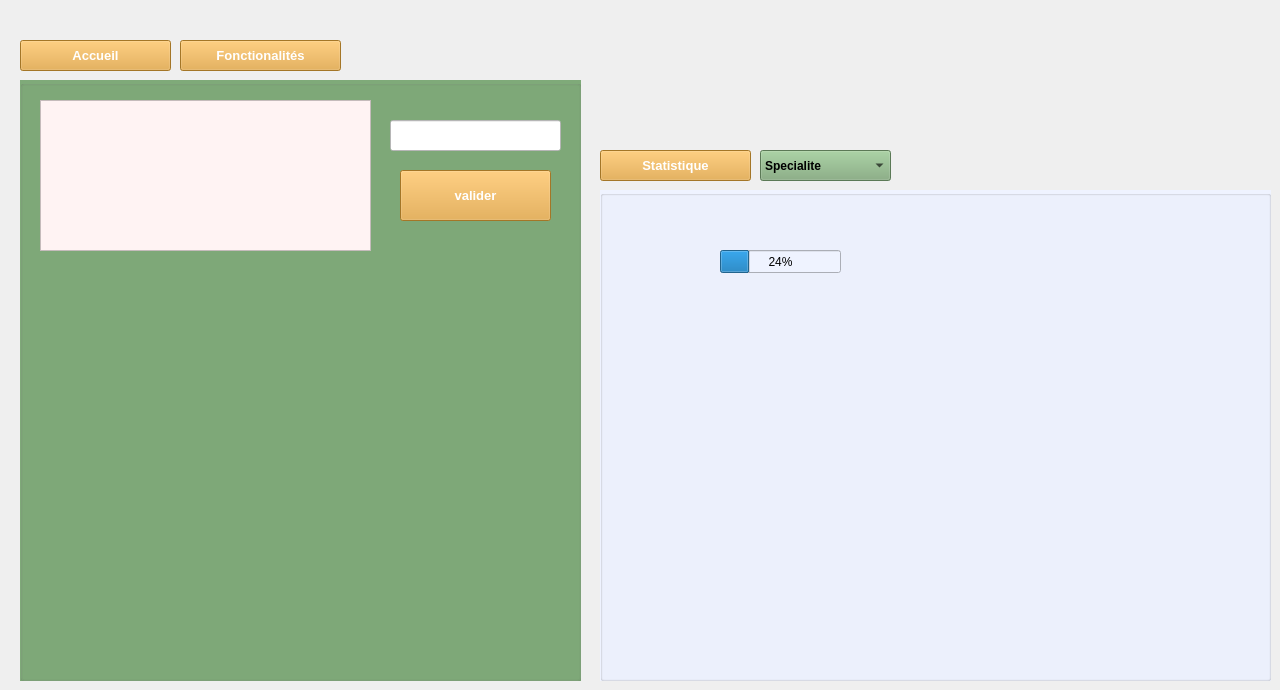
    <widget class="QWidget" name="fonctionalite">
     <widget class="QPushButton" name="statistique_btn">
      <property name="geometry">
       <rect>
        <x>600</x>
        <y>150</y>
        <width>151</width>
        <height>31</height>
       </rect>
      </property>
      <property name="font">
       <font>
        <pointsize>10</pointsize>
        <bold>true</bold>
       </font>
      </property>
      <property name="styleSheet">
       <string notr="true">QPushButton {
    background-color: #E6A537;
	color: rgb(255, 255, 255);
}

QPushButton:hover {
    background-color: rgb(127, 170, 121);
	color:  #E6A537;
	border-color: rgb(255, 170, 0);
}</string>
      </property>
      <property name="text">
       <string>Statistique</string>
      </property>
     </widget>
     <widget class="QPushButton" name="fonctionalite_btn_2">
      <property name="geometry">
       <rect>
        <x>180</x>
        <y>40</y>
        <width>161</width>
        <height>31</height>
       </rect>
      </property>
      <property name="font">
       <font>
        <pointsize>10</pointsize>
        <bold>true</bold>
       </font>
      </property>
      <property name="styleSheet">
       <string notr="true">QPushButton {
    background-color: #E6A537;
	color: rgb(255, 255, 255);
}

QPushButton:hover {
    background-color: rgb(127, 170, 121);
	color:  #E6A537;
	border-color: rgb(255, 170, 0);
}</string>
      </property>
      <property name="text">
       <string>Fonctionalités</string>
      </property>
     </widget>
     <widget class="QPushButton" name="pushButton_32">
      <property name="geometry">
       <rect>
        <x>20</x>
        <y>40</y>
        <width>151</width>
        <height>31</height>
       </rect>
      </property>
      <property name="font">
       <font>
        <pointsize>10</pointsize>
        <bold>true</bold>
       </font>
      </property>
      <property name="styleSheet">
       <string notr="true">QPushButton {
    background-color: #E6A537;
	color: rgb(255, 255, 255);
}

QPushButton:hover {
    background-color: rgb(127, 170, 121);
	color:  #E6A537;
	border-color: rgb(255, 170, 0);
}</string>
      </property>
      <property name="text">
       <string>Accueil</string>
      </property>
     </widget>
     <widget class="QComboBox" name="comboBox_stat_formateur">
      <property name="geometry">
       <rect>
        <x>760</x>
        <y>150</y>
        <width>131</width>
        <height>31</height>
       </rect>
      </property>
      <property name="font">
       <font>
        <bold>true</bold>
       </font>
      </property>
      <property name="styleSheet">
       <string notr="true">background-color: rgb(127, 170, 121);</string>
      </property>
      <item>
       <property name="text">
        <string>Specialite</string>
       </property>
      </item>
     </widget>
     <widget class="QGroupBox" name="groupBox_10">
      <property name="geometry">
       <rect>
        <x>20</x>
        <y>80</y>
        <width>561</width>
        <height>601</height>
       </rect>
      </property>
      <property name="minimumSize">
       <size>
        <width>210</width>
        <height>327</height>
       </size>
      </property>
      <property name="font">
       <font>
        <pointsize>11</pointsize>
        <bold>true</bold>
       </font>
      </property>
      <property name="styleSheet">
       <string notr="true">background-color: rgb(127, 170, 121);</string>
      </property>
      <property name="title">
       <string/>
      </property>
      <widget class="QTextEdit" name="textEdit_message_sms">
       <property name="geometry">
        <rect>
         <x>20</x>
         <y>20</y>
         <width>331</width>
         <height>151</height>
        </rect>
       </property>
       <property name="styleSheet">
        <string notr="true">background-color: rgb(255, 243, 243);</string>
       </property>
       <property name="html">
        <string>&lt;!DOCTYPE HTML PUBLIC &quot;-//W3C//DTD HTML 4.0//EN&quot; &quot;http://www.w3.org/TR/REC-html40/strict.dtd&quot;&gt;
&lt;html&gt;&lt;head&gt;&lt;meta name=&quot;qrichtext&quot; content=&quot;1&quot; /&gt;&lt;meta charset=&quot;utf-8&quot; /&gt;&lt;style type=&quot;text/css&quot;&gt;
p, li { white-space: pre-wrap; }
hr { height: 1px; border-width: 0; }
li.unchecked::marker { content: &quot;\2610&quot;; }
li.checked::marker { content: &quot;\2612&quot;; }
&lt;/style&gt;&lt;/head&gt;&lt;body style=&quot; font-family:'Segoe UI'; font-size:9pt; font-weight:400; font-style:normal;&quot;&gt;
&lt;p style=&quot;-qt-paragraph-type:empty; margin-top:0px; margin-bottom:0px; margin-left:0px; margin-right:0px; -qt-block-indent:0; text-indent:0px;&quot;&gt;&lt;br /&gt;&lt;/p&gt;&lt;/body&gt;&lt;/html&gt;</string>
       </property>
      </widget>
      <widget class="QPushButton" name="envoyer_sms_btn">
       <property name="geometry">
        <rect>
         <x>380</x>
         <y>90</y>
         <width>151</width>
         <height>51</height>
        </rect>
       </property>
       <property name="font">
        <font>
         <pointsize>10</pointsize>
         <bold>true</bold>
        </font>
       </property>
       <property name="styleSheet">
        <string notr="true">QPushButton {
    background-color: #E6A537;
	color: rgb(255, 255, 255);
}

QPushButton:hover {
    background-color: rgb(127, 170, 121);
	color:  #E6A537;
	border-color: rgb(255, 170, 0);
}</string>
       </property>
       <property name="text">
        <string>valider</string>
       </property>
      </widget>
      <widget class="QLineEdit" name="lineEdit_tel_sms">
       <property name="geometry">
        <rect>
         <x>370</x>
         <y>40</y>
         <width>171</width>
         <height>31</height>
        </rect>
       </property>
       <property name="palette">
        <palette>
         <active>
          <colorrole role="Button">
           <brush brushstyle="SolidPattern">
            <color alpha="255">
             <red>255</red>
             <green>255</green>
             <blue>255</blue>
            </color>
           </brush>
          </colorrole>
          <colorrole role="Text">
           <brush brushstyle="SolidPattern">
            <color alpha="255">
             <red>0</red>
             <green>0</green>
             <blue>0</blue>
            </color>
           </brush>
          </colorrole>
          <colorrole role="Base">
           <brush brushstyle="SolidPattern">
            <color alpha="255">
             <red>255</red>
             <green>255</green>
             <blue>255</blue>
            </color>
           </brush>
          </colorrole>
          <colorrole role="Window">
           <brush brushstyle="SolidPattern">
            <color alpha="255">
             <red>255</red>
             <green>255</green>
             <blue>255</blue>
            </color>
           </brush>
          </colorrole>
         </active>
         <inactive>
          <colorrole role="Button">
           <brush brushstyle="SolidPattern">
            <color alpha="255">
             <red>255</red>
             <green>255</green>
             <blue>255</blue>
            </color>
           </brush>
          </colorrole>
          <colorrole role="Text">
           <brush brushstyle="SolidPattern">
            <color alpha="255">
             <red>0</red>
             <green>0</green>
             <blue>0</blue>
            </color>
           </brush>
          </colorrole>
          <colorrole role="Base">
           <brush brushstyle="SolidPattern">
            <color alpha="255">
             <red>255</red>
             <green>255</green>
             <blue>255</blue>
            </color>
           </brush>
          </colorrole>
          <colorrole role="Window">
           <brush brushstyle="SolidPattern">
            <color alpha="255">
             <red>255</red>
             <green>255</green>
             <blue>255</blue>
            </color>
           </brush>
          </colorrole>
         </inactive>
         <disabled>
          <colorrole role="Button">
           <brush brushstyle="SolidPattern">
            <color alpha="255">
             <red>255</red>
             <green>255</green>
             <blue>255</blue>
            </color>
           </brush>
          </colorrole>
          <colorrole role="Base">
           <brush brushstyle="SolidPattern">
            <color alpha="255">
             <red>255</red>
             <green>255</green>
             <blue>255</blue>
            </color>
           </brush>
          </colorrole>
          <colorrole role="Window">
           <brush brushstyle="SolidPattern">
            <color alpha="255">
             <red>255</red>
             <green>255</green>
             <blue>255</blue>
            </color>
           </brush>
          </colorrole>
         </disabled>
        </palette>
       </property>
       <property name="font">
        <font>
         <pointsize>11</pointsize>
        </font>
       </property>
       <property name="styleSheet">
        <string notr="true">background-color: rgb(255, 255, 255);</string>
       </property>
      </widget>
     </widget>
     <widget class="QGroupBox" name="groupBox_11">
      <property name="geometry">
       <rect>
        <x>600</x>
        <y>190</y>
        <width>671</width>
        <height>491</height>
       </rect>
      </property>
      <property name="minimumSize">
       <size>
        <width>210</width>
        <height>327</height>
       </size>
      </property>
      <property name="font">
       <font>
        <pointsize>11</pointsize>
        <bold>true</bold>
       </font>
      </property>
      <property name="styleSheet">
       <string notr="true">background-color: rgb(239, 243, 255);</string>
      </property>
      <property name="title">
       <string/>
      </property>
      <widget class="QProgressBar" name="progressBar">
       <property name="geometry">
        <rect>
         <x>120</x>
         <y>60</y>
         <width>121</width>
         <height>23</height>
        </rect>
       </property>
       <property name="value">
        <number>24</number>
       </property>
      </widget>
     </widget>
    </widget>
